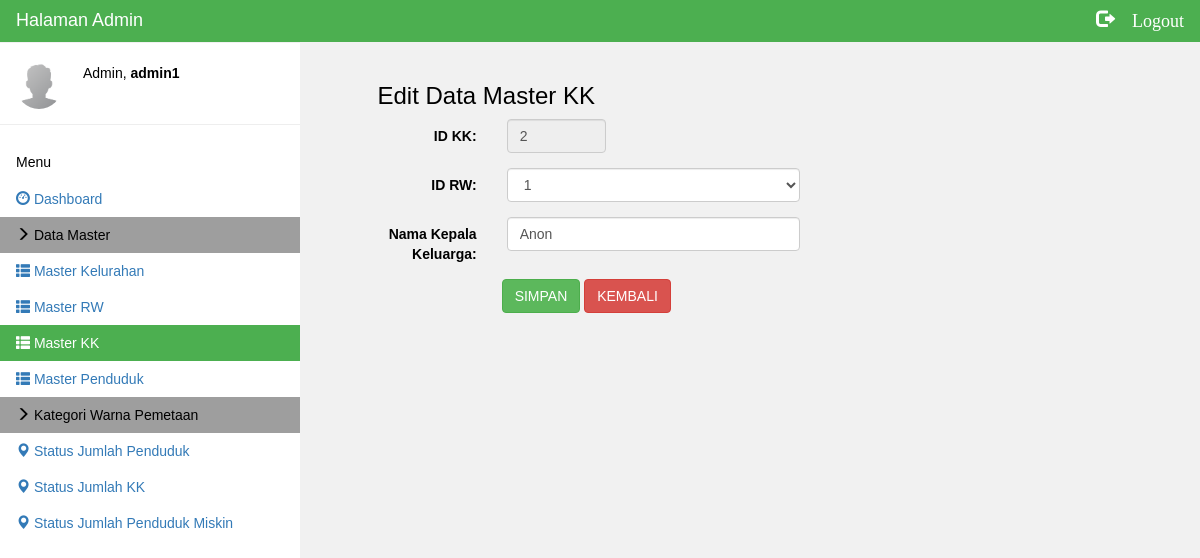
The app's page /Admin/ubah_kk.php?id_kk=2 (signed in) with its own data.
### tables this page shows
CREATE TABLE IF NOT EXISTS `tb_kk` (
  `id_kk` int(11) NOT NULL,
  `id_rw` int(11) NOT NULL,
  `nama_kepalakeluarga` varchar(30) NOT NULL,
  PRIMARY KEY (`id_kk`)
);

### Admin/ubah_kk.php (the view, shortened to what this page needs)
<!DOCTYPE html>
<?php
include "koneksi.php";
$id_kk = $_GET['id_kk'];
$query = "select * from tb_kk where id_kk='$id_kk'";
$result = mysqli_query( $sambung, $query) or die("gagal
melakukan query");
$buff = mysqli_fetch_array($result);
?>
<html>
<link rel="stylesheet" href="css/w3.css">
<link rel="stylesheet" href="http://cdnjs.cloudflare.com/ajax/libs/font-awesome/4.6.3/css/font-awesome.min.css">
<link href="//maxcdn.bootstrapcdn.com/bootstrap/3.3.6/css/bootstrap.min.css" rel="stylesheet">
    <link href="//cdnjs.cloudflare.com/ajax/libs/octicons/3.5.0/octicons.min.css" rel="stylesheet">
    <link href="../colorpicker/dist/css/bootstrap-colorpicker.min.css" rel="stylesheet">
    <link href="../colorpicker/docs/assets/main.css" rel="stylesheet">
<body class="w3-light-grey">
<div class="w3-container w3-top w3-green w3-large w3-padding" style="z-index:4">
  <span class="w3-Left">Halaman Admin</span>
  <a href="logout.php"><span id="logout" class="w3-right glyphicon glyphicon-log-out"> Logout</span></a>
</div>
<nav class="w3-sidenav w3-collapse w3-white w3-animate-left" style="z-index:3;width:300px;" id="mySidenav"><br>
  <div class="w3-container w3-row">
    <div class="w3-col s3">
      <img src="css/img_avatar3.png" class="w3-circle w3-margin-right" style="width:46px">
    </div>
    <div class="w3-col s9">
      <span>Admin, <strong><?=$_SESSION['nama'];?></strong></span><br>
    </div>
  </div>
  <hr>
  <div class="w3-container" >
    <h5>Menu</h5>
  </div>
  <a href="#" class="w3-padding "><span class="glyphicon glyphicon-dashboard"></span>  Dashboard</a>
  <a href="" class="w3-padding w3-grey"><i class="glyphicon glyphicon-menu-right"></i>  Data Master</a>
  <a href="tampil_kelurahan.php" class="w3-padding "><i class="glyphicon glyphicon-th-list"></i>  Master Kelurahan</a>
  <a href="tampil_rw.php" class="w3-padding "><i class="glyphicon glyphicon-th-list"></i>  Master RW</a>
  <a href="tampil_kk.php" class="w3-padding w3-green"><i class="glyphicon glyphicon-th-list"></i>  Master KK</a>
  <a href="tampil_penduduk.php" class="w3-padding"><i class="glyphicon glyphicon-th-list"></i>  Master Penduduk</a>
  <a href="" class="w3-padding w3-grey"><i class="glyphicon glyphicon-menu-right"></i>  Kategori Warna Pemetaan</a>
  <a href="status/index.php" class="w3-padding"><i class="glyphicon glyphicon-map-marker"></i>  Status Jumlah Penduduk</a>
  <a href="status_jmlkk/index.php" class="w3-padding "><i class="glyphicon glyphicon-map-marker"></i>  Status Jumlah KK</a>
  <a href="status_kk/index.php" class="w3-padding"><i class="glyphicon glyphicon-map-marker"></i>  Status Jumlah Penduduk Miskin</a>
</nav>
<div class="w3-main" style="margin-left:300px;margin-top:43px;">
      <div class="row" >
      <div class="col-sm-1"></div>
  <div class="col-sm-10" id="konten" style="margin-top:20px;">
      <h3>Edit Data Master KK</h3>
      <form name="form1" method="post" role="form" class="form-horizontal" action="update_kk.php" id="contact_form">
<div class="form-group">
    <label for="id" class="control-label col-sm-2">ID KK:</label>
    <div class="col-sm-2">
  <input type="text" readonly="true" name="id_kk" class="form-control" id="id_kk" value="<?php echo $buff['id_kk']; ?>" >
  </div>
  </div>
<div class="form-group ">
    <label for="id_rw" class="control-label col-sm-2">ID RW:</label>
    <div class="col-sm-5">
    <select name="id_rw" id="id_rw" class="form-control">
    <option value="<?php echo $buff['id_rw']; ?>"><?php echo $buff['id_rw']; ?></option>
    </select>
  </div>
  </div>
<div class="form-group ">
    <label for="id" class="control-label col-sm-2">Nama Kepala Keluarga:</label>
    <div class="col-sm-5">
    <input type="text" name="nama_kepalakeluarga" class="form-control" id="nama_kepalakeluarga" value="<?php echo $buff['nama_kepalakeluarga']; ?>">
  </div>
  </div>
<div class="col-sm-2"></div>
<input type="submit" class="btn btn-success" value="SIMPAN">
<input type="button" value="KEMBALI" class="btn btn-danger"
onClick="self.history.back()">
</form>
    </div>
<div class="col-sm-1"></div>
</div>
<div class="row" >
<div class="col-sm-5"></div>
</div>
</body>
</html>

### Admin/css/w3.css (style rules this page uses)
* { -webkit-box-sizing:border-box;-moz-box-sizing:border-box;box-sizing:border-box }
html { -ms-text-size-adjust:100%;-webkit-text-size-adjust:100% }
body { margin:0 }
article,aside,details,figcaption,figure,footer,header,hgroup,main,menu,nav,section,summary { display:block }
a { background-color:transparent }
img { border:0 }
hr { -moz-box-sizing:content-box;box-sizing:content-box }
button,input,select,textarea { font:inherit;margin:0 }
button,select { text-transform:none }
button,html input[type=button],input[type=reset],input[type=submit] { -webkit-appearance:button;cursor:pointer }
html,body { font-family:Verdana,sans-serif;font-size:15px;line-height:1.5 }
html { overflow-x:hidden }
h1,h2,h3,h4,h5,h6,.w3-slim,.w3-wide { font-family:"Segoe UI",Arial,sans-serif }
h3 { font-size:24px }
h5 { font-size:18px }
h1,h2,h3,h4,h5,h6 { font-weight:400;margin:10px 0 }
hr { height:0;border:0;border-top:1px solid #eee;margin:20px 0 }
img { margin-bottom:-5px }
a { color:inherit }
.w3-navbar a,.w3-topnav a,.w3-sidenav a,.w3-dropdown-content a,.w3-accordion-content a,.w3-dropnav a { text-decoration:none!important }
.w3-btn,.w3-btn-floating,.w3-dropnav a,.w3-btn-floating-large,.w3-btn-block,.w3-hover-shadow,.w3-hover-opacity, .w3-navbar a,.w3-sidenav a,.w3-pagination li a,.w3-hoverable tbody tr,.w3-hoverable li,.w3-accordion-content a,.w3-dropdown-content a,.w3-dropdown-click:hover,.w3-dropdown-hover:hover,.w3-opennav,.w3-closenav,.w3-closebtn, .w3-hover-amber,.w3-hover-aqua,.w3-hover-blue,.w3-hover-light-blue,.w3-hover-brown,.w3-hover-cyan,.w3-hover-blue-grey,.w3-hover-green,.w3-hover-light-green,.w3-hover-indigo,.w3-hover-khaki,.w3-hover-lime,.w3-hover-orange,.w3-hover-deep-orange,.w3-hover-pink, .w3-hover-purple,.w3-hover-deep-purple,.w3-hover-red,.w3-hover-sand,.w3-hover-teal,.w3-hover-yellow,.w3-hover-white,.w3-hover-black,.w3-hover-grey,.w3-hover-light-grey,.w3-hover-dark-grey,.w3-hover-text-amber,.w3-hover-text-aqua,.w3-hover-text-blue,.w3-hover-text-light-blue, .w3-hover-text-brown,.w3-hover-text-cyan,.w3-hover-text-blue-grey,.w3-hover-text-green,.w3-hover-text-light-green,.w3-hover-text-indigo,.w3-hover-text-khaki,.w3-hover-text-lime,.w3-hover-text-orange,.w3-hover-text-deep-orange,.w3-hover-text-pink,.w3-hover-text-purple, .w3-hover-text-deep-purple,.w3-hover-text-red,.w3-hover-text-sand,.w3-hover-text-teal,.w3-hover-text-yellow,.w3-hover-text-white,.w3-hover-text-black,.w3-hover-text-grey,.w3-hover-text-light-grey,.w3-hover-text-dark-grey { -webkit-transition:background-color .3s,color .15s,box-shadow .3s,opacity 0.3s;transition:background-color .3s,color .15s,box-shadow .3s,opacity 0.3s }
.w3-sidenav { height:100%;width:200px;background-color:#fff;position:fixed!important;z-index:1;overflow:auto }
.w3-sidenav a { padding:4px 2px 4px 16px }
.w3-sidenav a,.w3-dropnav a { display:block }
.w3-main,#main { transition:margin-left .4s }
.w3-container:after,.w3-panel:after,.w3-row:after,.w3-row-padding:after,.w3-topnav:after,.w3-clear:after,.w3-btn-group:before,.w3-btn-group:after,.w3-btn-bar:before,.w3-btn-bar:after { content:"";display:table;clear:both }
.w3-col,.w3-half,.w3-third,.w3-twothird,.w3-threequarter,.w3-quarter { float:left;width:100% }
.w3-col.s3 { width:24.99999% }
.w3-col.s9 { width:74.99999% }
@media screen and (min-width:993px) { .w3-sidenav.w3-collapse { display:block!important } }
.w3-top,.w3-bottom { position:fixed;width:100%;z-index:1 }
.w3-top { top:0 }
.w3-right { float:right!important }
.w3-large { font-size:18px!important }
.w3-circle { border-radius:50%!important }
.w3-margin-right { margin-right:16px!important }
.w3-padding-medium,.w3-padding,.w3-form { padding:8px 16px!important }
.w3-container { padding:0.01em 16px }
.w3-animate-left { position:relative;-webkit-animation:animateleft 0.4s;animation:animateleft 0.4s }
.w3-green,.w3-hover-green:hover { color:#fff!important;background-color:#4CAF50!important }
.w3-white,.w3-hover-white:hover { color:#000!important;background-color:#fff!important }
.w3-grey,.w3-hover-grey:hover { color:#000!important;background-color:#9e9e9e!important }
.w3-light-grey,.w3-hover-light-grey:hover { color:#000!important;background-color:#f1f1f1!important }

### Admin/ubah_kk.php (style rules this page uses)
#modalhapus, { background-color: #0099FF; color:white !important; text-align: center; font-size: 30px; }
#logout { color: white; }
html,body,h1,h2,h3,h4,h5 { font-family: "Raleway", sans-serif }

### records on screen
tb_kk: id_kk "2", id_rw "1", nama_kepalakeluarga "Anon"

### other values on screen
$_SESSION['nama'] "admin1"
